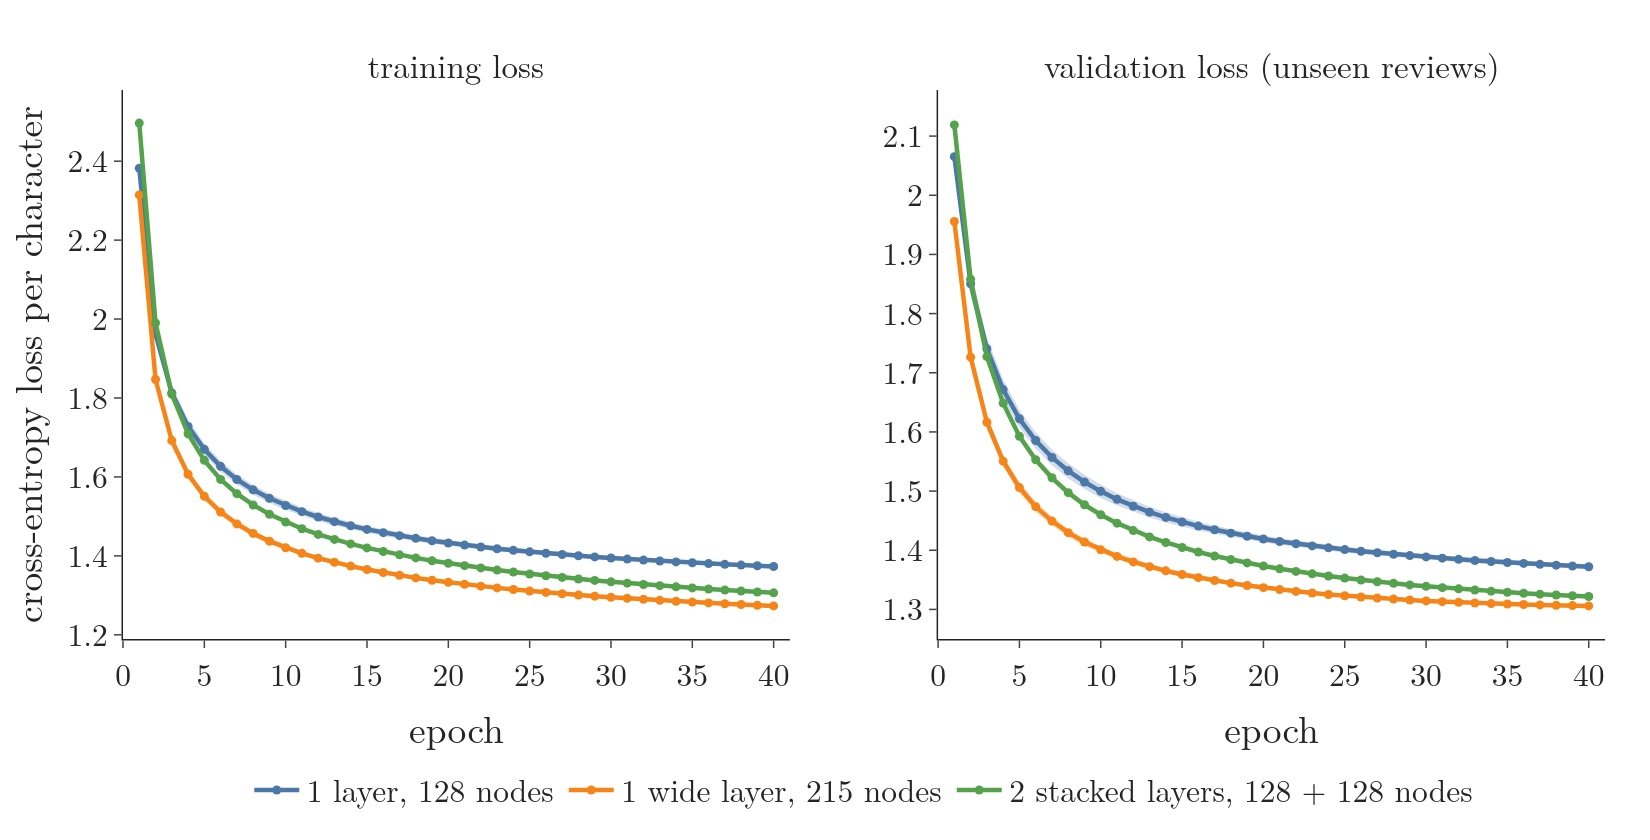

Reproduce this figure in Python.
"""Next-character prediction on IMDB review text (from the Notebook): validation loss per epoch for one LSTM layer,
two stacked LSTM layers, and one wider LSTM layer with about as many parameters as the stack (mean of 2 seeds,
band = lower to higher seed). Run: python char_lm.py  -> char_lm.png (Plotly)"""
from pathlib import Path

import pandas as pd
import plotly.graph_objects as go
from plotly.subplots import make_subplots
from common import BLUE, GREEN, ORANGE, FONT

HERE = Path(__file__).parent
h = pd.read_csv(HERE.parent / "data" / "char_lm_history.csv")
COLOURS = {"1 layer, 128 nodes": BLUE, "1 wide layer, 215 nodes": ORANGE, "2 stacked layers, 128 + 128 nodes": GREEN}

fig = make_subplots(rows=1, cols=2, horizontal_spacing=0.1,
                    subplot_titles=["training loss", "validation loss (unseen reviews)"])
for col, metric in ((1, "loss"), (2, "val_loss")):
    for model, colour in COLOURS.items():
        g = h[h.model == model].groupby("epoch")[metric].agg(["mean", "min", "max"]).reset_index()
        fig.add_trace(go.Scatter(x=list(g.epoch) + list(g.epoch[::-1]), y=list(g["max"]) + list(g["min"][::-1]),
                                 mode="lines", fill="toself", fillcolor=colour, opacity=0.25, line=dict(width=0),
                                 showlegend=False, hoverinfo="skip"), row=1, col=col)
        fig.add_trace(go.Scatter(x=g.epoch, y=g["mean"], mode="lines+markers", name=model, showlegend=col == 1,
                                 line=dict(color=colour, width=3)), row=1, col=col)
    fig.update_xaxes(title_text="epoch", dtick=5, range=[0, 41], row=1, col=col)
fig.update_yaxes(title_text="cross-entropy loss per character", row=1, col=1)
fig.update_layout(template="simple_white", width=1100, height=560, font=dict(FONT, size=21),
                  legend=dict(orientation="h", x=0.5, xanchor="center", y=-0.22), margin=dict(l=80, r=30, t=60, b=110))
fig.update_annotations(font=dict(family=FONT["family"], size=22))

if __name__ == "__main__":
    fig.write_image(HERE / "char_lm.png", scale=1.5)
